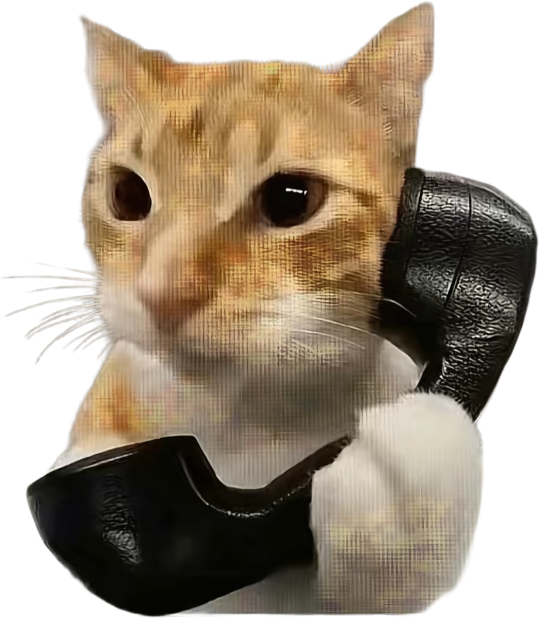
#> input picture assets/examples/00-原图.png, 1080 x 1236 px (shown at 1/2 size)
$ python -i apply_effects.py   (imports and definitions only)
#> lines starting #> are read from the running program, lines starting #| are printed output that depends on the picture
#> further down, picture is the input picture: PIL image 1080x1236 RGBA; mean R, G, B, A 88.1, 74.8, 57.8, 172.2
#!/usr/bin/env python3
# -*- coding: utf-8 -*-
"""subject-effects · 主体图特效变换工具（对照 Illustrator 效果 15 种）

用法:
  python apply_effects.py INPUT OUTPUT --effect halftone cell=8
  python apply_effects.py INPUT OUTPUT --pipeline "gaussian:radius=3;halftone:cell=8"
  python apply_effects.py INPUT OUTPUT --list        查看全部效果

全部效果（中文别名可直接当效果名用）:
  halftone      彩色半调     raster        栅格化
  mezzotint     铜版雕刻     pointillize   点状化
  crystallize   晶格化       mosaic        马赛克
  glass2        染色玻璃     patchwork     拼缀图
  pen           绘图笔       stamp         图章
  lines         半调图案(直线)
  radial        径向模糊     trace         图像描摹(N色)
  blurgrain     高斯模糊+颗粒 glass        玻璃
  gaussian      高斯模糊(附加) mono        单色半调(附加)
"""
import argparse
import math

import numpy as np
from PIL import Image, ImageChops, ImageDraw, ImageFilter, ImageOps

# ---------------------------------------------------------------- utilities

def load_rgba(path):
    return Image.open(path).convert("RGBA")


# [5 lines left out: function clamp_max_size, not called in this run]


def _lum(img):
    """亮度 0..1 的 float 数组"""
    return np.asarray(img.convert("L"), dtype=np.float32) / 255.0


def _rng(seed):
    return np.random.default_rng(seed)


# [23 lines left out: functions _bg_color, _hex_rgb, _auto_ink, not called in this run]


# ---------------------------------------------------- halftone primitives

def _dot_layer(size, dark, cell, angle, gain, ss):
    """旋转网格黑点层（白底 L 模式）。dark: 0..1，越大点越大。"""
    W, H = size
    Ws, Hs = W * ss, H * ss
    cells = max(2, int(round(cell * ss)))
    layer = Image.new("L", (Ws, Hs), 255)
    d = ImageDraw.Draw(layer)
    dark_img = Image.fromarray((np.clip(dark, 0, 1) * 255).astype(np.uint8))
    if dark_img.size != (Ws, Hs):
        dark_img = dark_img.resize((Ws, Hs), Image.BILINEAR)
    px = dark_img.load()
    dw, dh = dark_img.size
    th = math.radians(angle)
    c, s = math.cos(th), math.sin(th)
    R = math.hypot(Ws, Hs) / 2 + cells * 2
    n = int(R / cells) + 1
    hw, hh = Ws / 2, Hs / 2
    for i in range(-n, n + 1):
        x0 = i * cells
        for j in range(-n, n + 1):
            y0 = j * cells
            x = hw + x0 * c - y0 * s
            y = hh + x0 * s + y0 * c
            if x < -cells or x > Ws + cells or y < -cells or y > Hs + cells:
                continue
            xi = 0 if x < 0 else (dw - 1 if x >= dw else int(x))
            yi = 0 if y < 0 else (dh - 1 if y >= dh else int(y))
            v = px[xi, yi] / 255.0
            r = (v ** 0.6) * cells * 0.62 * gain
            if r >= 0.7:
                d.ellipse([x - r, y - r, x + r, y + r], fill=0)
    if ss > 1:
        layer = layer.resize((W, H), Image.LANCZOS)
    return layer


# ---------------------------------------------------------------- 1 彩色半调

def fx_halftone(img, cell=0, angle_r=15, angle_g=75, angle_b=0, gain=1.15, ss=2):
    """彩色半调：R/G/B 三通道各自网点 + 传统网角 15/75/0。

    cell<=0 时按最长边自适应（最长边/135），保证不同分辨率图片的网点
    **视觉密度一致**——否则 3000px 大图用 cell=8 会密成噪点，
    小图用 cell=8 又会糊成色块。
    """
#> called with cell = 0, angle_r = 15, angle_g = 75, angle_b = 0, gain = 1.15, ss = 2
    if cell <= 0:
        cell = max(3, int(round(max(img.size) / 135)))
#> cell = 9
    rgb = img.convert("RGB")
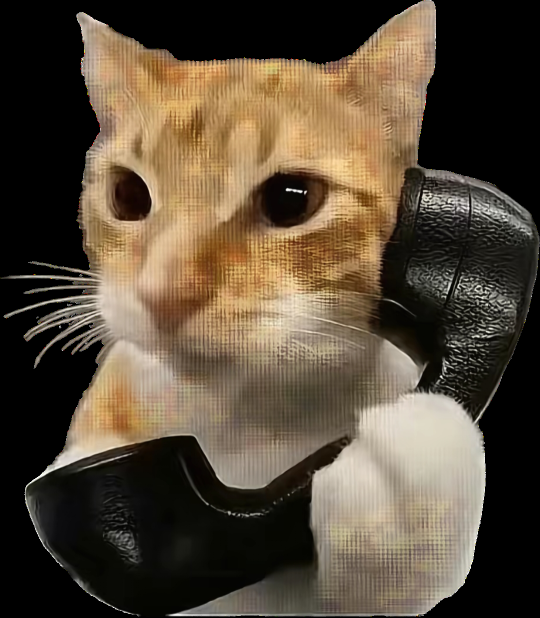
#> rgb: PIL image 1080x1236 RGB (shown at 1/2 size); mean R, G, B 88.1, 74.8, 57.8
    channels = []
    for ch, ang in zip(rgb.split(), (angle_r, angle_g, angle_b)):
        dark = 1.0 - np.asarray(ch.convert("L"), dtype=np.float32) / 255.0
        dark = np.asarray(Image.fromarray((dark * 255).astype(np.uint8)).filter(
            ImageFilter.GaussianBlur(max(1.0, cell * 0.35))), dtype=np.float32) / 255.0
        channels.append(_dot_layer(img.size, dark, cell, ang, gain, ss))
#> this loop made 3 passes
#> (ang, th in _dot_layer, c in _dot_layer, s in _dot_layer) on passes 1 to 3: (15, 0.262, 0.966, 0.259), (75, 1.31, 0.259, 0.966), (0, 0, 1, 0)
#> pass 1, in fx_halftone, `dark = 1.0 - np.asarray(ch.convert("L"), dtype=np.float32) / 255.0`:
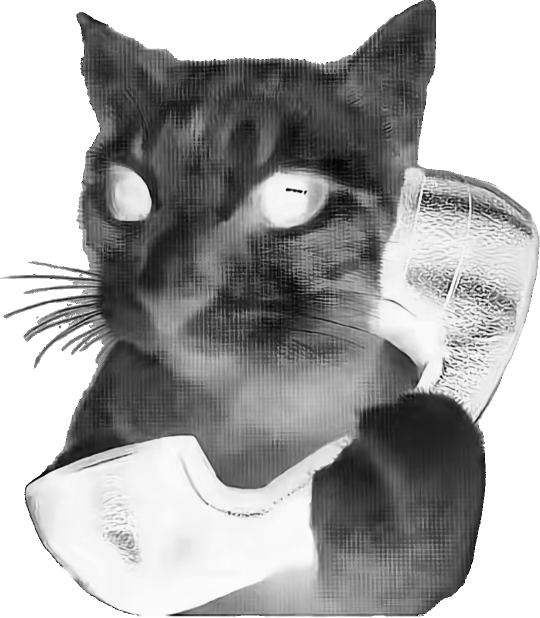
#> dark: shape (1236, 1080) float32 (shown at 1/2 size); min 0, max 1, mean 0.655
#> pass 1, in fx_halftone, `dark = np.asarray(Image.fromarray((dark * 255).astype(np.uint8)).filte..`:
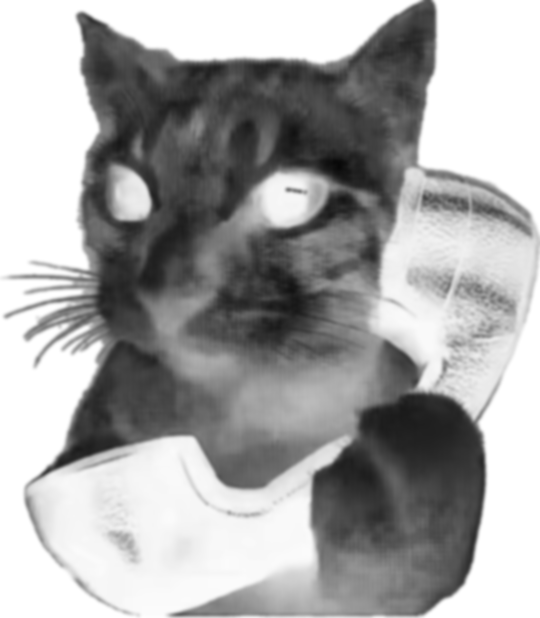
#> dark: shape (1236, 1080) float32 (shown at 1/2 size); min 0.0314, max 1, mean 0.653
#> after the loop:
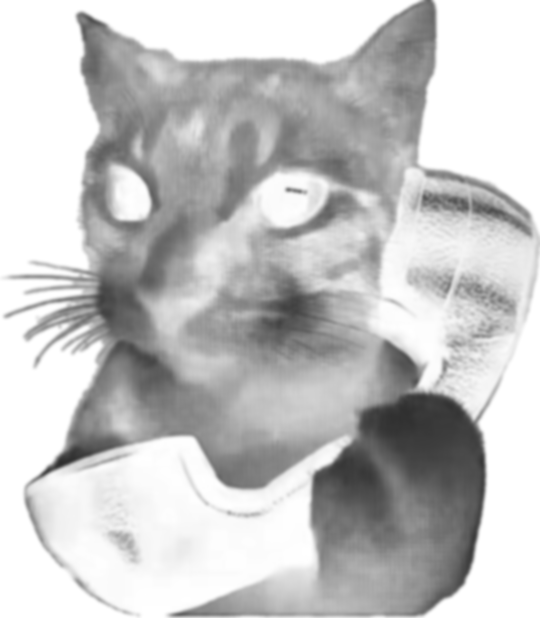
#> dark: shape (1236, 1080) float32 (shown at 1/2 size); min 0.173, max 1, mean 0.772
#> after the loop, channels = 3 items
    return Image.merge("RGBA", (*channels, img.getchannel("A")))
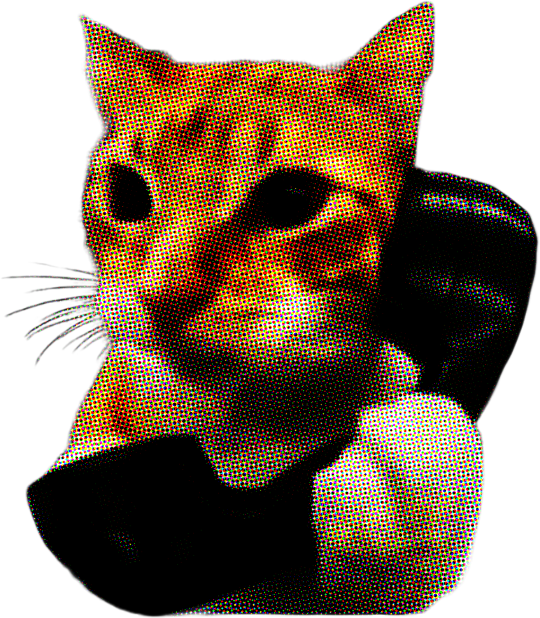
#> returned value: PIL image 1080x1236 RGBA (shown at 1/2 size); mean R, G, B, A 61, 42.3, 23.5, 172.2; transparent parts drawn white


# ---------------------------------------------------------------- 2 栅格化

# [371 lines left out: functions fx_raster, fx_mezzotint, fx_pointillize, _voronoi_map, fx_crystallize, fx_stained_glass and 12 more, not called in this run]


def fx_pixelate(img, block=12, gap=0):
    return fx_mosaic(img, block=block, grout=gap, grout_color="transparent")


# ---------------------------------------------------------------- registry

EFFECTS = {
    "halftone":    (fx_halftone,    "彩色半调",
                    "cell=8 angle_r=15 angle_g=75 angle_b=0 gain=1.15"),
    "raster":      (fx_raster,      "栅格化",        "cell=10 ink=auto|hex gain=1.25 bg=transparent|white|#hex"),
    "mezzotint":   (fx_mezzotint,   "铜版雕刻",      "density=1.0 seed=7"),
    "pointillize": (fx_pointillize, "点状化",        "dot=9 density=1.6 bg=transparent|white|#hex seed=11"),
    "crystallize": (fx_crystallize, "晶格化",        "cell=18 jitter=0.9 seed=3"),
    "mosaic":      (fx_mosaic,      "马赛克",        "block=16 grout=2 grout_color=white|transparent|#hex"),
    "glass2":      (fx_stained_glass, "染色玻璃",    "cell=20 jitter=0.9 grout_w=2 seed=5"),
    "patchwork":   (fx_patchwork,   "拼缀图",        "block=30 seam=2 shade=0.35"),
    "pen":         (fx_pen,         "绘图笔",        "period=7 angle=45 ink=#191919 bg=transparent|white|#hex soft=1.4"),
    "stamp":       (fx_stamp,       "图章",          "threshold=0.5 rough=0.08 outline=2 ink=#141414 bg=white|transparent|#hex"),
    "lines":       (fx_lines,       "半调图案(直线)", "period=8 angle=0 ink=#1e1e1e bg=transparent|white|#hex"),
    "radial":      (fx_radial,      "径向模糊",      "strength=0.18 steps=24"),
    "trace":       (fx_trace,       "图像描摹(N色)", "colors=6"),
    "blurgrain":   (fx_blurgrain,   "高斯模糊+颗粒", "radius=6 grain=16 seed=23"),
    "glass":       (fx_glass,       "玻璃",          "scale=14 strength=7 seed=31"),
    "gaussian":    (fx_gaussian,    "高斯模糊(附加)", "radius=4"),
    "mono":        (fx_mono,        "单色半调(附加)", "cell=8 angle=45 ink=hex bg=white|transparent|#hex"),
    "pixelate":    (fx_pixelate,    "像素化(附加)",  "block=12 gap=0"),
}

ALIASES = {
    "彩色半调": "halftone", "半调": "halftone", "color-halftone": "halftone",
    "栅格化": "raster", "raster": "raster", "rasterize": "raster",
    "铜版雕刻": "mezzotint", "mezzotint": "mezzotint",
    "点状化": "pointillize", "pointillize": "pointillize",
    "晶格化": "crystallize", "crystallize": "crystallize",
    "马赛克": "mosaic", "mosaic": "mosaic",
    "染色玻璃": "glass2", "stained-glass": "glass2", "stainedglass": "glass2",
    "拼缀图": "patchwork", "patchwork": "patchwork",
    "绘图笔": "pen", "graphic-pen": "pen", "pen": "pen",
    "图章": "stamp", "stamp": "stamp",
    "半调图案": "lines", "直线": "lines", "halftone-lines": "lines", "lines": "lines",
    "径向模糊": "radial", "radial": "radial", "radial-blur": "radial",
    "图像描摹": "trace", "描摹": "trace", "trace": "trace",
    "高斯模糊+颗粒": "blurgrain", "颗粒": "blurgrain", "blurgrain": "blurgrain", "grain": "blurgrain",
    "玻璃": "glass", "glass": "glass",
    "高斯模糊": "gaussian", "gaussian": "gaussian",
    "单色半调": "mono", "mono": "mono",
    "像素化": "pixelate", "pixelate": "pixelate",
}


# [68 lines left out: functions resolve, apply_one, apply_pipeline, main, not called in this run]


# [2 lines not run here, left out]

>>> from PIL import Image
>>> picture = Image.open('../assets/examples/00-原图.png')
>>> result = fx_halftone(picture)
